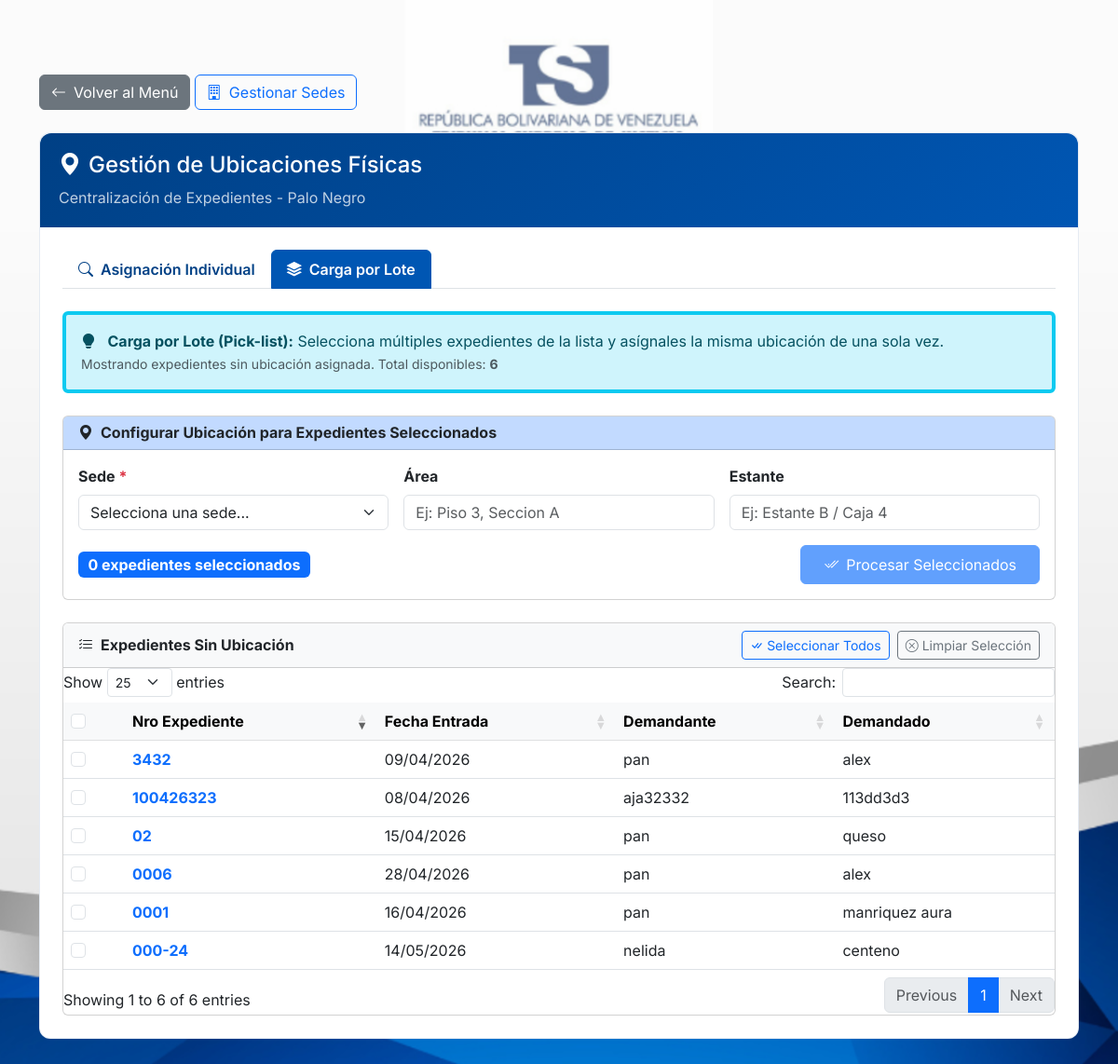
The app's page /ubicaciones?modo=lote (signed in) with its own data.
### tables this page shows
CREATE TABLE `maestro` (
  `Id` int NOT NULL AUTO_INCREMENT,
  `n_expediente` varchar(255) DEFAULT NULL,
  `fecha_entrada` varchar(100) DEFAULT NULL,
  `fecha_sentencia` varchar(100) DEFAULT NULL,
  `n_legajo` varchar(100) DEFAULT NULL,
  `demandante` longtext,
  `cedula_rif_demandante` varchar(100) DEFAULT NULL,
  `demandado` longtext,
  `cedula_rif_demandado` varchar(100) DEFAULT NULL,
  `desicion` longtext,
  `observaciones` longtext,
  `motivo_delito` text,
  `id_tribunal` int DEFAULT NULL,
  `id_sede` int DEFAULT NULL,
  `ubicacion_area` varchar(100) DEFAULT NULL,
  `ubicacion_detalle` varchar(255) DEFAULT NULL,
  `fecha_ultima_ubicacion` timestamp NULL DEFAULT NULL,
  PRIMARY KEY (`Id`),
  KEY `n_expediente` (`n_expediente`),
  KEY `idx_sede` (`id_sede`)
);

### Core/Controller.php (called while the page is built, shortened)
<?php
class Controller {
    public function __construct() {
        $this->db = Database::getConnection();
    }
    protected function render(string $vista, array $datos = []): void {
        extract($datos);
        $ruta = __DIR__ . '/../Views/' . $vista . '.php';
        require $ruta;
    }
}

### Controllers/UbicacionController.php (called while the page is built, shortened)
<?php
class UbicacionController extends Controller {
    public function index(): void {
        $modo = $_GET['modo'] ?? 'individual';
        if ($modo === 'lote') {
            try {
                $stmtCount = $this->db->query("SELECT COUNT(*) as total FROM maestro WHERE id_sede IS NULL OR id_sede = 0 OR id_sede = ''");
                $totalSinUbicacion = (int)$stmtCount->fetch(PDO::FETCH_ASSOC)['total'];
                $stmtExp = $this->db->query(
                    "SELECT Id, n_expediente, demandante, demandado, fecha_entrada
                     FROM maestro
                     WHERE id_sede IS NULL OR id_sede = 0 OR id_sede = ''
                     ORDER BY fecha_entrada DESC LIMIT 500"
                );
                $expedientesSinUbicacion = $stmtExp->fetchAll(PDO::FETCH_ASSOC);
            } catch (PDOException $e) {
                $mensaje = "Error al cargar lote: " . $e->getMessage();
                $tipoAlerta = 'danger';
            }
        }
        $this->render('ubicacion/index', compact(
            'mensaje', 'tipoAlerta', 'modo', 'sedes',
            'expedienteEncontrado', 'ubicacionActual',
            'expedientesSinUbicacion', 'totalSinUbicacion'
        ));
    }
}

### index.php (called while the page is built, shortened)
<?php
spl_autoload_register(function (string $clase): void {
    $directorios = [
        __DIR__ . '/Core/',
        __DIR__ . '/Models/',
        __DIR__ . '/Controllers/',
    ];
    foreach ($directorios as $dir) {
        $archivo = $dir . $clase . '.php';
        if (file_exists($archivo)) {
            return;
        }
    }
});
try {
    $app = new App();
    $app->run();
} catch (Throwable $e) {
    if ($e->getCode() === 404) {
        http_response_code(404);
        echo "<h1>404 - Página no encontrada</h1><a href='" . BASE_URL . "/'>Volver al inicio</a>";
    } else {
        http_response_code(500);
        echo "<h1>Error del sistema</h1><p>" . htmlspecialchars($e->getMessage()) . "</p>";
    }
}

### Core/Database.php (called while the page is built, shortened)
<?php
class Database {
    private static ?PDO $instance = null;
    public static function getConnection(): PDO {
        if (self::$instance === null) {
            $host   = 'localhost';
            $dbname = 'archivo_judicial';
            $user   = 'chris';
            $pass   = '04022002';
            $dsn = "mysql:host={$host};dbname={$dbname};charset=utf8mb4";
            $opciones = [
                PDO::ATTR_ERRMODE            => PDO::ERRMODE_EXCEPTION,
                PDO::ATTR_DEFAULT_FETCH_MODE => PDO::FETCH_ASSOC,
                PDO::ATTR_EMULATE_PREPARES   => false,
            ];
            try {
                self::$instance = new PDO($dsn, $user, $pass, $opciones);
            } catch (PDOException $e) {
                http_response_code(500);
                die(json_encode(['error' => 'Error de conexion a la base de datos.']));
            }
        }
        return self::$instance;
    }
}

### Views/ubicacion/index.php (the view, shortened to what this page needs)
<!DOCTYPE html>
<html lang="es">
<head>
    <link href="https://cdn.jsdelivr.net/npm/bootstrap@5.3.0/dist/css/bootstrap.min.css" rel="stylesheet">
    <link rel="stylesheet" href="<?= BASE_URL ?>/assets/css/bootstrap-icons.css">
    <link rel="stylesheet" href="https://cdn.datatables.net/1.13.6/css/dataTables.bootstrap5.min.css">
    <link rel="stylesheet" href="https://cdn.datatables.net/select/1.7.0/css/select.bootstrap5.min.css">
</head>
<body>
<div class="container">
    <div class="mb-4">
        <a href="<?= BASE_URL ?>/" class="btn btn-secondary">
            <i class="bi bi-arrow-left me-2"></i>Volver al Menú
        </a>
        <?php if ($_SESSION['usuario_rol'] === 'admin'): ?>
        <a href="<?= BASE_URL ?>/sedes" class="btn btn-outline-primary">
            <i class="bi bi-building me-2"></i>Gestionar Sedes
        </a>
        <?php endif; ?>
    </div>
    <div class="card card-ubicaciones">
        <div class="card-header-custom">
            <h4 class="mb-0"><i class="bi bi-geo-alt-fill me-2"></i>Gestión de Ubicaciones Físicas</h4>
            <p class="mb-0 mt-2 opacity-75">Centralización de Expedientes - Palo Negro</p>
        </div>
        <div class="card-body p-4">
            <ul class="nav nav-tabs mb-4" role="tablist">
                <li class="nav-item">
                    <a class="nav-link <?= $modo === 'individual' ? 'active' : '' ?>"
                       href="<?= BASE_URL ?>/ubicaciones?modo=individual">
                        <i class="bi bi-search me-2"></i>Asignación Individual
                    </a>
                </li>
                <li class="nav-item">
                    <a class="nav-link <?= $modo === 'lote' ? 'active' : '' ?>"
                       href="<?= BASE_URL ?>/ubicaciones?modo=lote">
                        <i class="bi bi-stack me-2"></i>Carga por Lote
                    </a>
                </li>
            </ul>
            <?php if ($modo === 'lote'): ?>
            <div class="alert alert-info border-start border-info border-4 mb-4">
                <i class="bi bi-lightbulb-fill me-2"></i>
                <strong>Carga por Lote (Pick-list):</strong> Selecciona múltiples expedientes de la lista y asígnales la misma ubicación de una sola vez.
                <br><small class="text-muted">Mostrando expedientes sin ubicación asignada. Total disponibles: <strong><?= number_format($totalSinUbicacion) ?></strong></small>
            </div>
            <form method="POST" action="<?= BASE_URL ?>/ubicaciones?modo=lote" id="formLote">
                <div class="card mb-4">
                    <div class="card-header bg-primary bg-opacity-25 text-dark">
                        <h6 class="mb-0 fw-bold"><i class="bi bi-geo-alt-fill me-2"></i>Configurar Ubicación para Expedientes Seleccionados</h6>
                    </div>
                    <div class="card-body">
                        <div class="row g-3">
                            <div class="col-md-4">
                                <label class="form-label fw-bold">Sede <span class="text-danger">*</span></label>
                                <select class="form-select" name="id_sede_lote" id="sede_select_lote" required>
                                    <option value="">Selecciona una sede...</option>
                                </select>
                            </div>
                            <div class="col-md-4">
                                <label class="form-label fw-bold">Área</label>
                                <input type="text" class="form-control" name="ubicacion_area_lote"
                                       placeholder="Ej: Piso 3, Seccion A"
                                       value="<?= htmlspecialchars($_SESSION['ultima_area'] ?? '') ?>">
                            </div>
                            <div class="col-md-4">
                                <label class="form-label fw-bold">Estante</label>
                                <input type="text" class="form-control" name="ubicacion_detalle_lote"
                                       placeholder="Ej: Estante B / Caja 4">
                            </div>
                        </div>
                        <div class="mt-3 d-flex justify-content-between align-items-center">
                            <div>
                                <span class="badge bg-primary fs-6" id="contadorSeleccionados">0 expedientes seleccionados</span>
                            </div>
                            <button type="submit" class="btn btn-primary px-4 py-2" id="btnProcesarLote" disabled>
                                <i class="bi bi-check2-all me-2"></i>Procesar Seleccionados
                            </button>
                        </div>
                    </div>
                </div>
                <div class="card">
                    <div class="card-header bg-light">
                        <div class="d-flex justify-content-between align-items-center">
                            <h6 class="mb-0 fw-bold"><i class="bi bi-list-check me-2"></i>Expedientes Sin Ubicación</h6>
                            <div class="d-flex gap-2">
                                <button type="button" class="btn btn-sm btn-outline-primary" id="seleccionarTodos">
                                    <i class="bi bi-check-all me-1"></i>Seleccionar Todos
                                </button>
                                <button type="button" class="btn btn-sm btn-outline-secondary" id="limpiarSeleccion">
                                    <i class="bi bi-x-circle me-1"></i>Limpiar Selección
                                </button>
                            </div>
                        </div>
                    </div>
                    <div class="card-body p-0">
                        <?php if (count($expedientesSinUbicacion) > 0): ?>
                        <div class="table-responsive">
                            <table class="table table-hover mb-0" id="tablaExpedientes">
                                <thead class="table-light">
                                    <tr>
                                        <th width="50">
                                            <input type="checkbox" class="form-check-input" id="checkboxMaestro">
                                        </th>
                                        <th>Nro Expediente</th>
                                        <th>Fecha Entrada</th>
                                        <th>Demandante</th>
                                        <th>Demandado</th>
                                    </tr>
                                </thead>
                                <tbody>
                                    <?php foreach ($expedientesSinUbicacion as $exp): ?>
                                    <tr data-id="<?= $exp['Id'] ?>" class="expediente-row">
                                        <td>
                                            <input type="checkbox" class="form-check-input checkbox-expediente"
                                                   name="expedientes_seleccionados[]"
                                                   value="<?= $exp['Id'] ?>">
                                        </td>
                                        <td>
                                            <strong class="text-primary"><?= htmlspecialchars($exp['n_expediente']) ?></strong>
                                        </td>
                                        <td>
                                            <?= date('d/m/Y', strtotime($exp['fecha_entrada'])) ?>
                                        </td>
                                        <td>
                                            <?= htmlspecialchars($exp['demandante']) ?>
                                        </td>
                                        <td>
                                            <?= htmlspecialchars($exp['demandado']) ?>
                                        </td>
                                    </tr>
                                    <?php endforeach; ?>
                                </tbody>
                            </table>
                        </div>
                        <?php endif; ?>
                    </div>
                </div>
            </form>
            <?php endif; ?>
        </div>
    </div>
</div>
</body>
</html>

### Core/App.php (shortened to what this page needs)
<?php
class App {
    private array $rutas = [
        ''           => ['HomeController',      'index'],
        'inicio'     => ['HomeController',      'index'],
        'consulta'   => ['ExpedienteController','buscar'],
        'registro'   => ['ExpedienteController','registrar'],
        'auditoria'  => ['AuditoriaController', 'index'],
        'usuarios'   => ['UsuarioController',   'index'],
        'sedes'      => ['SedeController',      'index'],
        'ubicaciones'=> ['UbicacionController', 'index'],
        'respaldo'   => ['RespaldoController',  'index'],
        'respaldo/descargar'   => ['RespaldoController',  'descargar'],
        'verificar_expediente' => ['ExpedienteController', 'verificar'],
        'login'      => ['AuthController',      'login'],
        'salir'      => ['AuthController',      'logout'],
        'logout'     => ['AuthController',      'logout'],
        'obtener_ubicacion'    => ['UbicacionController', 'obtener'],
        'delitos'              => ['DelitoController',    'index'],
        'delitos/guardar'      => ['DelitoController',    'guardar'],
        'delitos/editar'       => ['DelitoController',    'editar'],
        'delitos/eliminar'     => ['DelitoController',    'eliminar'],
        'tribunales'           => ['TribunalController',  'index'],
        'tribunales/guardar'   => ['TribunalController',  'guardar'],
        'tribunales/editar'    => ['TribunalController',  'editar'],
        'tribunales/eliminar'  => ['TribunalController',  'eliminar'],
    ];
    private array $rutasDinamicas = [
        ['#^expediente/(\d+)$#', 'ExpedienteController', 'historial', 'id'],
        ['#^editar/(\d+)$#',     'ExpedienteController', 'editar',    'id'],
        ['#^imprimir/(\d+)$#',   'ExpedienteController', 'imprimir',  'id'],
        ['#^usuarios/editar/(\d+)$#', 'UsuarioController', 'editar',  'id'],
        ['#^sedes/editar/(\d+)$#',    'SedeController',   'editar',   'id'],
    ];
    public function run(): void {
        $uri = parse_url($_SERVER['REQUEST_URI'], PHP_URL_PATH);
        $uri = ltrim(rtrim($uri, '/'), '/');
        foreach ($this->rutasDinamicas as [$patron, $controlador, $metodo, $param]) {
            if (preg_match($patron, $uri, $matches)) {
                $_GET[$param] = $matches[1];
                $this->despachar($controlador, $metodo);
                return;
            }
        }
        if (array_key_exists($uri, $this->rutas)) {
            [$controlador, $metodo] = $this->rutas[$uri];
            $this->despachar($controlador, $metodo);
            return;
        }
        throw new \RuntimeException("Ruta no encontrada: {$uri}", 404);
    }
    private function despachar(string $controlador, string $metodo): void {
        $obj = new $controlador();
        $obj->$metodo();
    }
}

### records on screen
maestro: n_expediente "000-24", fecha_entrada "14/05/2026", demandante "nelida", demandado "centeno"
maestro: n_expediente "0006", fecha_entrada "28/04/2026", demandante "pan", demandado "alex"
maestro: n_expediente "0001", fecha_entrada "16/04/2026", demandante "pan", demandado "manriquez aura"
maestro: n_expediente "02", fecha_entrada "15/04/2026", demandante "pan", demandado "queso"
maestro: n_expediente "3432", fecha_entrada "09/04/2026", demandante "pan", demandado "alex"
maestro: n_expediente "100426323", fecha_entrada "08/04/2026", demandante "aja32332", demandado "113dd3d3"

### other values on screen
$totalSinUbicacion "6"
